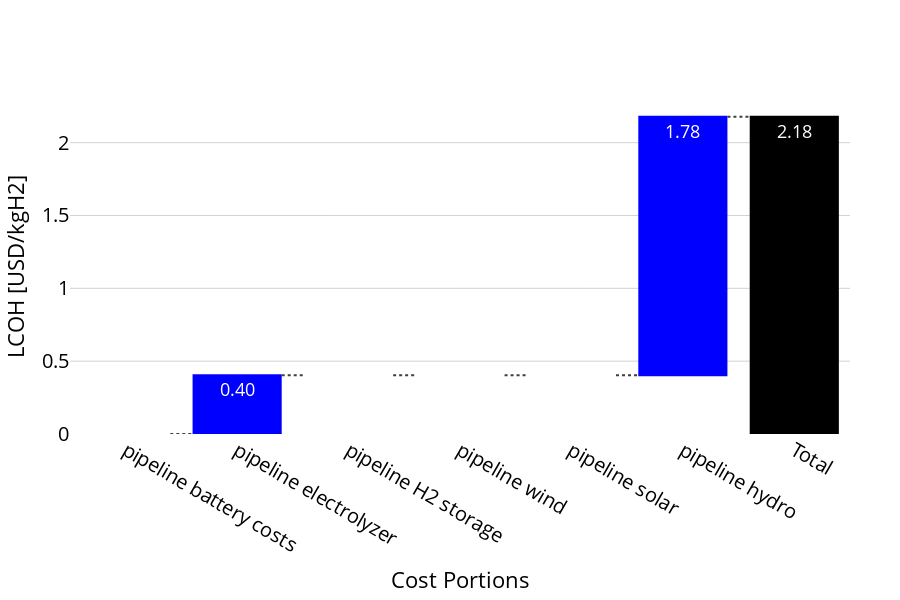

Notebook cell for this chart:
### Code cell
import plotly.graph_objects as go

# Assume gdf_pipeline and gdf_trucking are your GeoDataFrames
# Replace 'Vientiane pipeline total cost' and 'Vientiane trucking total cost' with actual column names if different

# Find the min-cost hexagon in the pipeline data
min_pipeline_hexagon = gdf.loc[gdf['Vientiane pipeline production cost'].idxmin()]

# Choose which one to analyze
hexagon = min_pipeline_hexagon  # or use another hexagon if needed

# Extract the transport type and relevant columns
transport = 'pipeline'

columns = [
    f'Vientiane LCOH - {transport} battery costs portion',
    f'Vientiane LCOH - {transport} electrolyzer portion',
    f'Vientiane LCOH - {transport} H2 storage portion',
    f'Vientiane LCOH - {transport} wind portion',
    f'Vientiane LCOH - {transport} solar portion',
    f'Vientiane LCOH - {transport} hydro portion'
]

# Extract the actual cost values from the selected hexagon
cost_values = {col: hexagon[col] for col in columns}

# Calculate total LCOH cost for the transport method
total_cost = hexagon[f'Vientiane {transport} production cost']

# Create lists for the waterfall chart
measures = ["relative"] * len(columns) + ["total"]
labels = [col.split(" - ")[1].replace(f' {transport}', '').replace(' portion', '') for col in columns] + ["Total"]
values = list(cost_values.values()) + [0]  # 0 for total, as it will be auto-calculated
texts = [f"{value:.2f}" for value in cost_values.values()] + [f"{total_cost:.2f}"]

# Create the waterfall chart with improved aesthetics
fig = go.Figure(go.Waterfall(
    name="LCOH Cost Breakdown",  # Removed transport type from title
    orientation="v",
    measure=measures,
    x=labels,
    y=values,
    text=texts,
    connector={"line": {"color": "rgb(63, 63, 63)", "dash": "dot"}},
    increasing={"marker": {"color": "#0000ff"}},
    decreasing={"marker": {"color": "#ff7f0e"}},
    totals={"marker": {"color": "#000000"}}
)) 

# Update layout to increase font sizes and improve the overall look
fig.update_layout(
    xaxis_title="Cost Portions",
    yaxis_title="LCOH [USD/kgH2]",
    xaxis=dict(
        tickfont=dict(color='black', size=20),  # Increased x-axis tick labels font size
        titlefont=dict(color='black', size=22),  # Increased x-axis title font size
        # showgrid=True,
        # gridcolor='lightgrey'
    ),
    yaxis=dict(
        tickfont=dict(color='black', size=20),  # Increased y-axis tick labels font size
        titlefont=dict(color='black', size=22),  # Increased y-axis title font size
        showgrid=True,
        gridcolor='lightgrey'
    ),
    plot_bgcolor='white',  # Set plot background color to white
    showlegend=False,
    width=900,
    height=600,
    font=dict(size=18),  # General font size increase
    margin=dict(l=50, r=50, t=100, b=50)
)

# Show the plot
fig.show()

### Figure 1 — Plotly figure (JSON) as saved in the notebook; plotly's stock layout.template omitted (floating-point values rounded to 4 significant figures)
{"data": [{"connector": {"line": {"color": "rgb(63, 63, 63)", "dash": "dot"}}, "decreasing": {"marker": {"color": "#ff7f0e"}}, "increasing": {"marker": {"color": "#0000ff"}}, "measure": ["relative", "relative", "relative", "relative", "relative", "relative", "total"], "name": "LCOH Cost Breakdown", "orientation": "v", "text": ["0.00", "0.40", "0.00", "0.00", "0.00", "1.78", "2.18"], "totals": {"marker": {"color": "#000000"}}, "type": "waterfall", "x": ["pipeline battery costs", "pipeline electrolyzer", "pipeline H2 storage", "pipeline wind", "pipeline solar", "pipeline hydro", "Total"], "y": [0, 0.4029, 0, 0, 0, 1.775, 0]}], "layout": {"font": {"size": 18}, "height": 600, "margin": {"b": 50, "l": 50, "r": 50, "t": 100}, "plot_bgcolor": "white", "showlegend": false, "width": 900, "xaxis": {"tickfont": {"color": "black", "size": 20}, "title": {"font": {"color": "black", "size": 22}, "text": "Cost Portions"}}, "yaxis": {"gridcolor": "lightgrey", "showgrid": true, "tickfont": {"color": "black", "size": 20}, "title": {"font": {"color": "black", "size": 22}, "text": "LCOH [USD/kgH2]"}}}}
